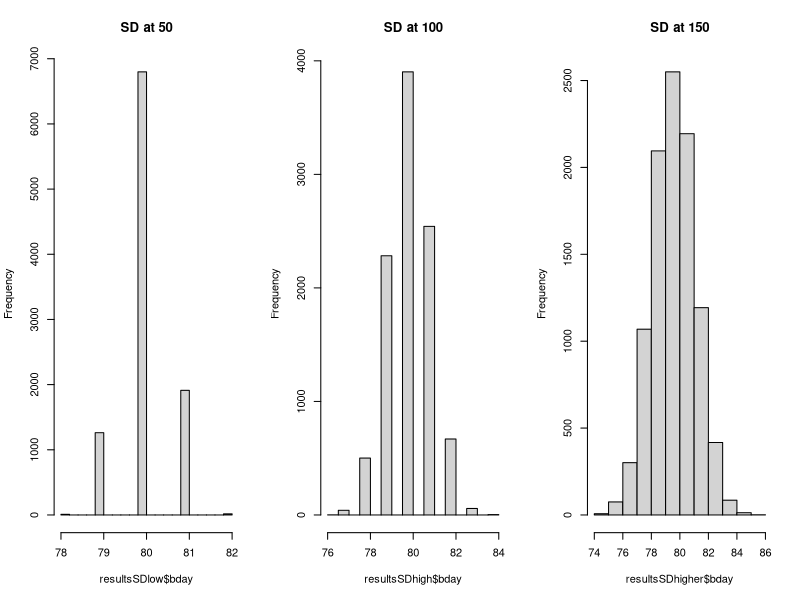

R code for this plot:
## Started 22 June 2023 ##
## By Lizzie ##

## Testing if higher SD has to mean earlier leafout ##
## Because it's a threshold, maybe you always get there sooner? ##
## Copied some code from biaslag.R from J Auerbach ##

n_sim <- 1e4
thermal_sum <- 2000
lag <- 70

## Testing if higher SD means earlier budburst ....

resultsSDlow <- data.frame(bday = numeric(1e4),
                      A = numeric(1e4),
                      B = numeric(1e4),
                      X = numeric(1e4))

for(sim in 1:n_sim) {
  temp <- rnorm(120, 100 + 10 * (1:120), 50) / 20 #simulated temperature
  bday <- resultsSDlow$bday[sim] <- which.max(cumsum(temp) > thermal_sum)  #bloom date
  resultsSDlow$A[sim] <- mean(temp) #average temperature
  resultsSDlow$B[sim] <- mean(temp[(bday - lag):bday]) #average temperature over window
  resultsSDlow$X[sim] <- mean(temp[1:bday]) #average temperature until bloom

}

resultsSDhigh <- data.frame(bday = numeric(1e4),
                      A = numeric(1e4),
                      B = numeric(1e4),
                      X = numeric(1e4))

for(sim in 1:n_sim) {
  temp <- rnorm(120, 100 + 10 * (1:120), 100) / 20 #simulated temperature
  bday <- resultsSDhigh$bday[sim] <- which.max(cumsum(temp) > thermal_sum)  #bloom date
  resultsSDhigh$A[sim] <- mean(temp) #average temperature
  resultsSDhigh$B[sim] <- mean(temp[(bday - lag):bday]) #average temperature over window
  resultsSDhigh$X[sim] <- mean(temp[1:bday]) #average temperature until bloom

}

resultsSDhigher <- data.frame(bday = numeric(1e4),
                      A = numeric(1e4),
                      B = numeric(1e4),
                      X = numeric(1e4))

for(sim in 1:n_sim) {
  temp <- rnorm(120, 100 + 10 * (1:120), 150) / 20 #simulated temperature
  bday <- resultsSDhigher$bday[sim] <- which.max(cumsum(temp) > thermal_sum)  #bloom date
  resultsSDhigher$A[sim] <- mean(temp) #average temperature
  resultsSDhigher$B[sim] <- mean(temp[(bday - lag):bday]) #average temperature over window
  resultsSDhigher$X[sim] <- mean(temp[1:bday]) #average temperature until bloom

}

par(mfrow=c(1,3))
hist(resultsSDlow$bday, main="SD at 50")
hist(resultsSDhigh$bday,  main="SD at 100")
hist(resultsSDhigher$bday,  main="SD at 150")

mean(resultsSDlow$bday)
mean(resultsSDhigh$bday)
mean(resultsSDhigher$bday)
